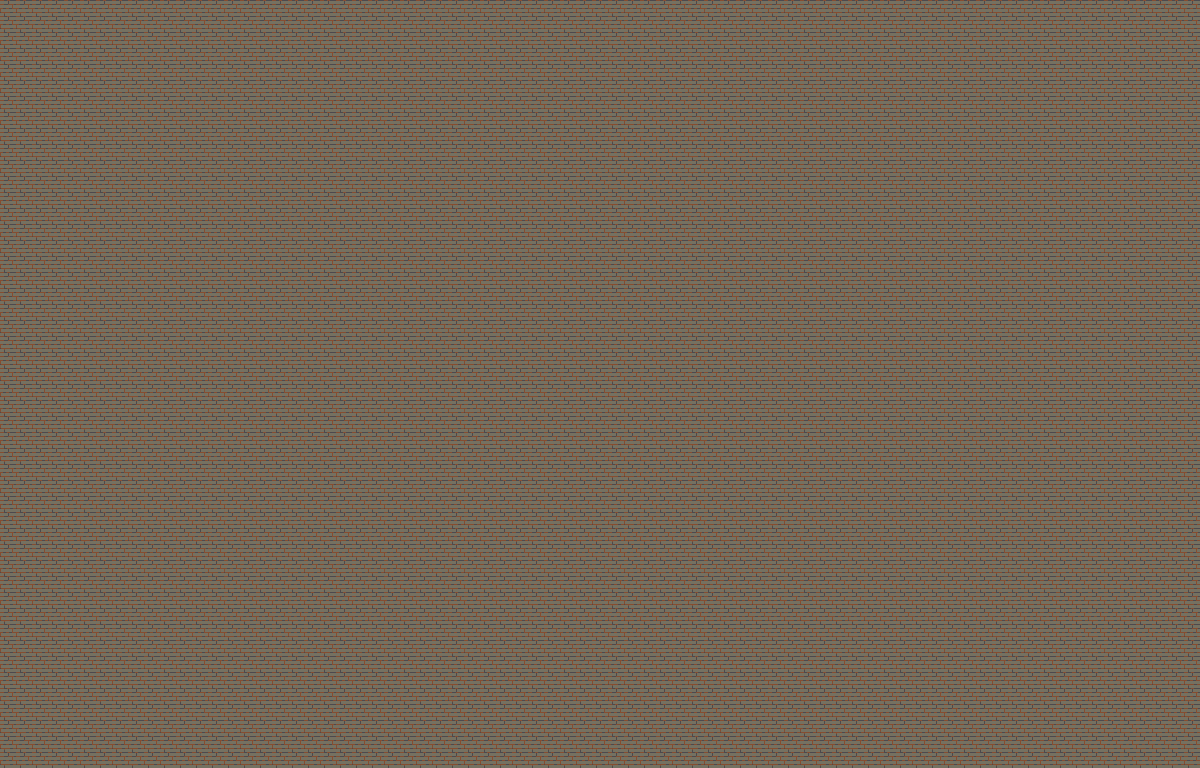

Rendered tile map (Tiled .tmx) drawn with the repository's tilesets; below, a short description and the map source with its tile grids summarised:
An orthogonal 75x48 tile map with 16x16 px tiles, 1 tile layer (Tile Layer 1).

<map version="1.0" orientation="orthogonal" renderorder="right-down" width="75" height="48" tilewidth="16" tileheight="16" nextobjectid="1">
 <tileset firstgid="1" name="Floor" tilewidth="16" tileheight="16" tilecount="819" columns="21">
  <image source="Floor.png" width="336" height="624" />
 </tileset>
 <layer name="Tile Layer 1" width="75" height="48">
  <data>[3600 cells, 3600 non-empty, 1 distinct tile ids]</data>
 </layer>
</map>
